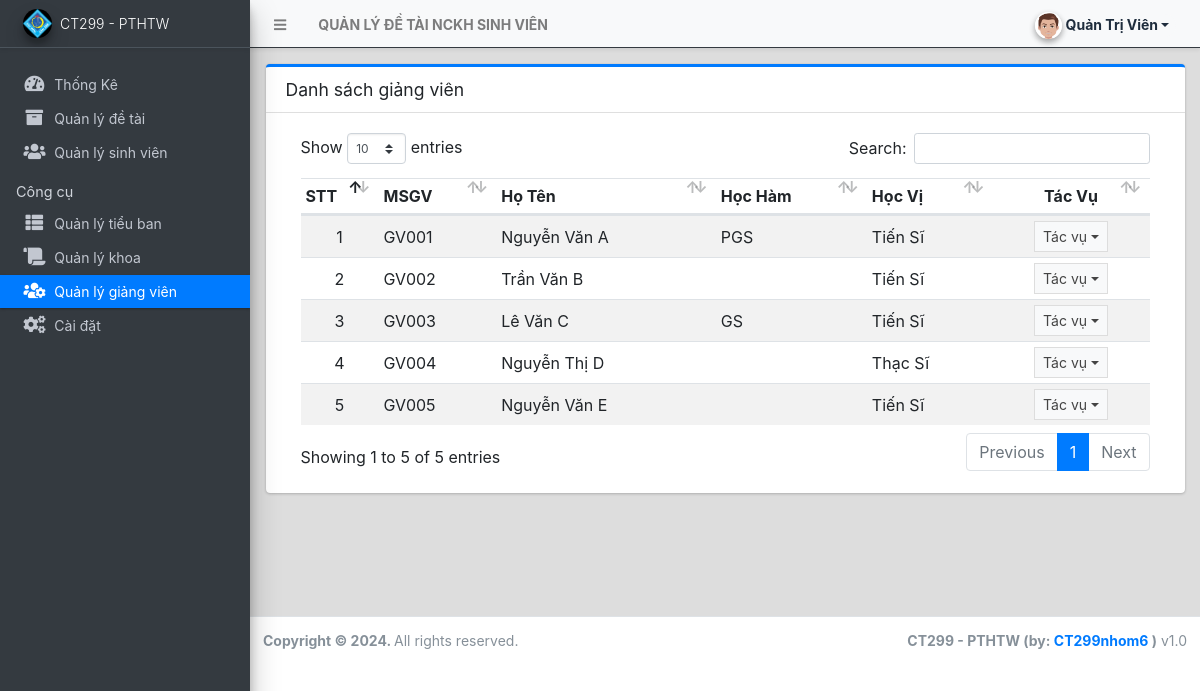
The page /admin/?page=user/list (signed in) on the database its author committed.
### tables this page shows
CREATE TABLE `giangvien` (
  `msgv` varchar(5) NOT NULL,
  `hoten` text NOT NULL,
  `hocham` text DEFAULT NULL,
  `hocvi` text NOT NULL,
  `makhoa` int(11) NOT NULL,
  `mataikhoan` int(11) NOT NULL
);

### admin/user/list.php (the view, shortened to what this page needs)
<div class="card card-outline card-primary">
	<div class="card-header">
		<h3 class="card-title">Danh sách giảng viên</h3>
	</div>
	<div class="card-body">
		<div class="container-fluid">
        <div class="container-fluid">
			<table class="table table-hover table-striped">
				<!-- <colgroup>
					<col width="5%">
					<col width="10%">
					<col width="20%">
					<col width="20%">
					<col width="15%">
					<col width="15%">
					<col width="10%">
				</colgroup> -->
				<thead>
					<tr>
						<th>STT</th>
						<th>MSGV</th>
						<th>Họ Tên</th>
						<th>Học Hàm</th>
						<th>Học Vị</th>
						<th style="text-align:center">Tác Vụ</th>
					</tr>
				</thead>
				<tbody>
					<?php
						$i = 1;
						$qry = $conn->query("SELECT *,hoten from `giangvien` order by msgv asc ");
						while($row = $qry->fetch_assoc()):
					?>
						<tr>
							<td class="text-center"><?php echo $i++; ?></td>
							<td><?php echo ucwords($row['msgv']) ?></td>
							<td><?php echo ucwords($row['hoten']) ?></td>
							<td><?php echo ucwords($row['hocham']) ?></td>
							<td><?php echo ucwords($row['hocvi']) ?></td>
							<td align="center">
								 <button type="button" class="btn btn-flat btn-default btn-sm dropdown-toggle dropdown-icon" data-toggle="dropdown">
				                  		Tác vụ
				                  </button>
							</td>
						</tr>
					<?php endwhile; ?>
				</tbody>
			</table>
		</div>
		</div>
	</div>
</div>

### rows shown on the page
giangvien: msgv "GV001", hoten "Nguyễn Văn A", hocham "PGS", hocvi "Tiến Sĩ"
giangvien: msgv "GV002", hoten "Trần Văn B", hocvi "Tiến Sĩ"
giangvien: msgv "GV003", hoten "Lê Văn C", hocham "GS", hocvi "Tiến Sĩ"
giangvien: msgv "GV004", hoten "Nguyễn Thị D", hocvi "Thạc Sĩ"
giangvien: msgv "GV005", hoten "Nguyễn Văn E", hocvi "Tiến Sĩ"

### other values the page prints
$_settings->info('ten') "QUẢN LÝ ĐỀ TÀI NCKH SINH VIÊN"
$_settings->userdata('hoten') "Quản Trị Viên"
$_settings->info('short_name') "CT299 - PTHTW"
